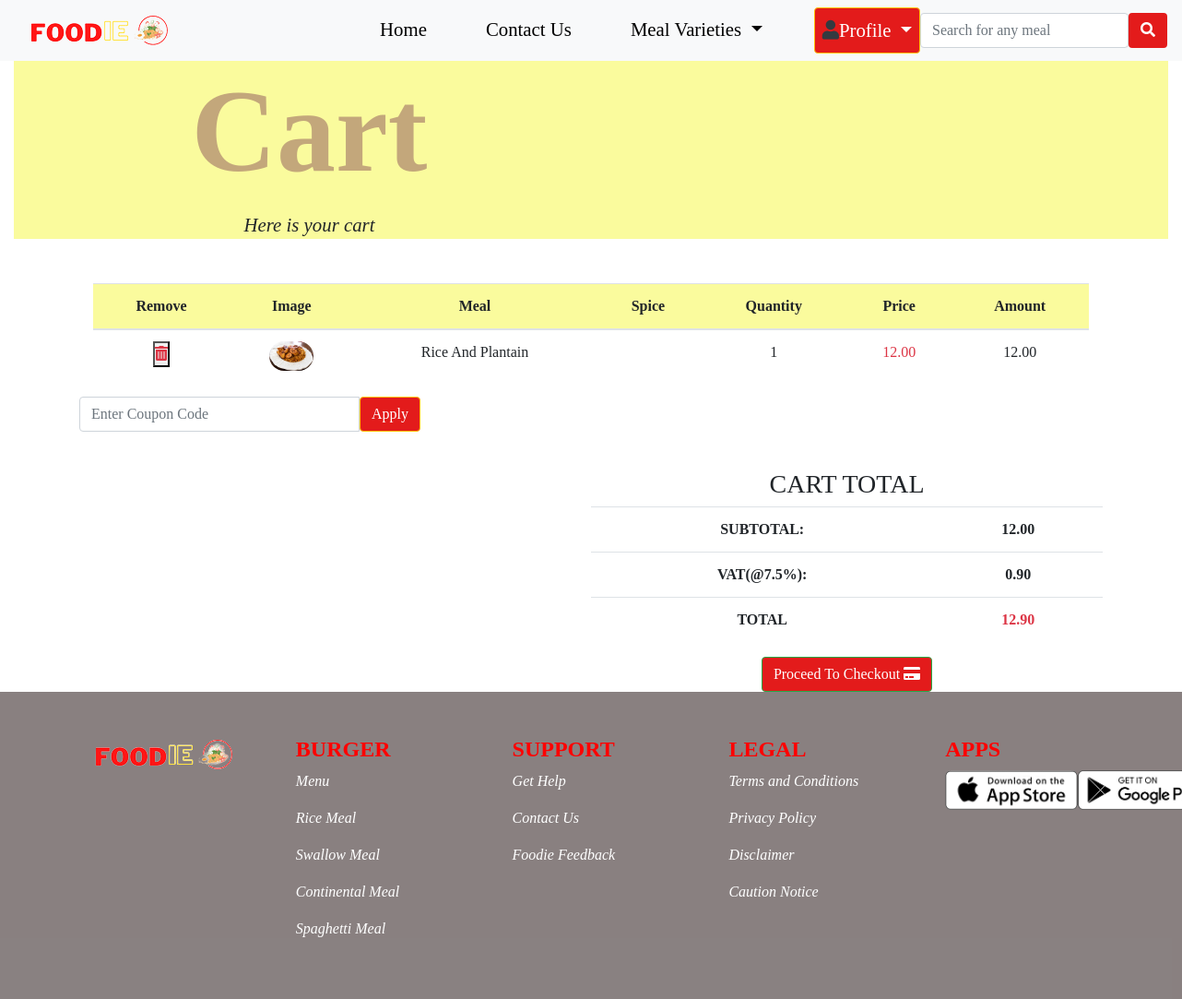
Before: /cart (signed in) with the older database file.
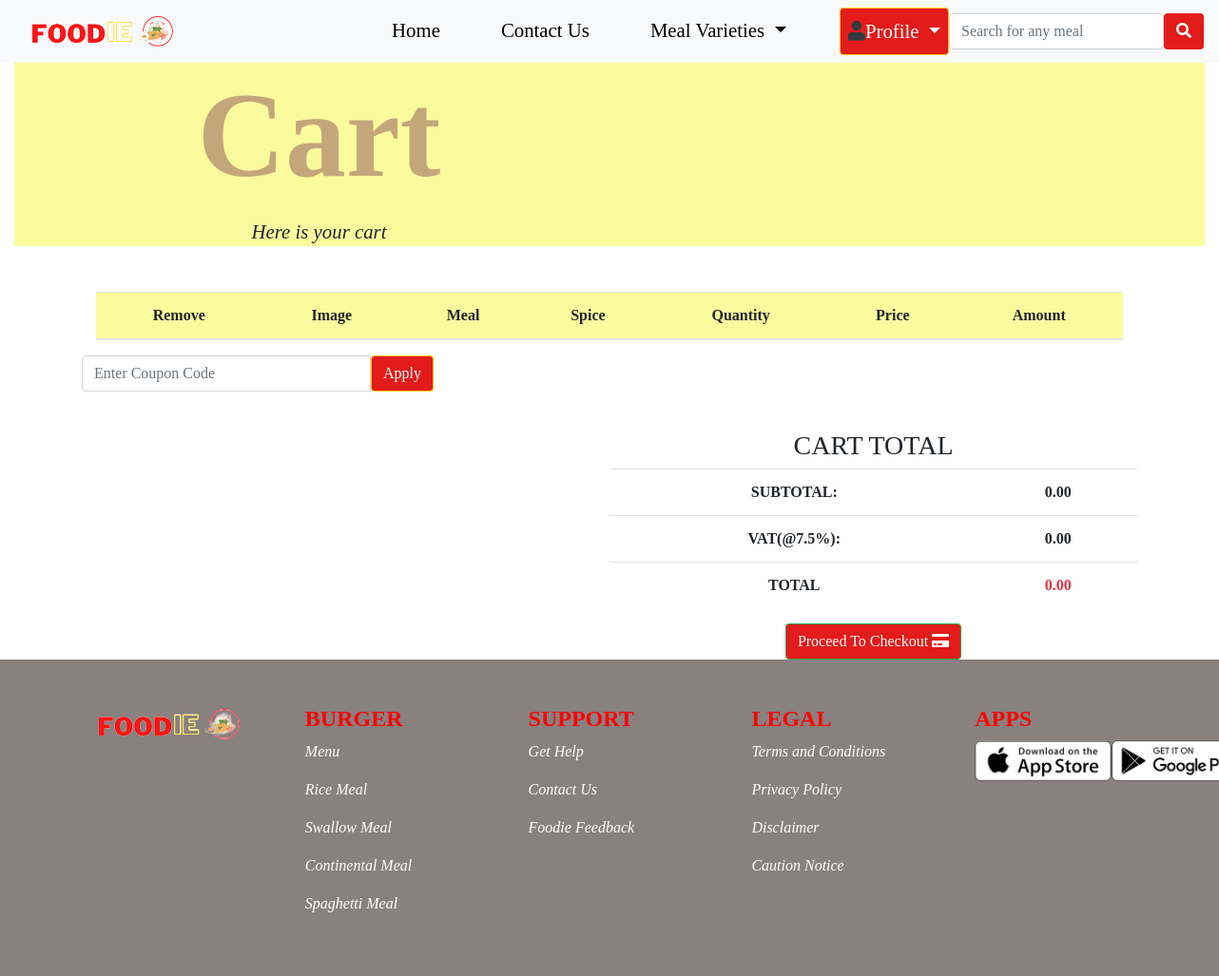
After: the same page with the newer database file.
### shopcart/models.py (models this page shows, shortened)
class Shopcart(models.Model):
    user = models.ForeignKey(User, on_delete=models.CASCADE)
    meal = models.ForeignKey(Meal, on_delete=models.CASCADE)
    quantity = models.IntegerField()
    how_spicey = models.CharField(max_length=50)
    order_no = models.CharField(max_length=50)
    item_paid = models.BooleanField(default=False)
    class Meta:
        db_table = 'shopcart'
        managed = True
        verbose_name = 'Shopcart'
        verbose_name_plural = 'Shopcarts'

### foodie/models.py (models this page shows, shortened)
class Meal(models.Model):
    variety = models.ForeignKey(Variety, on_delete=models.CASCADE)
    meal = models.CharField(max_length=100)
    slug = models.SlugField(unique=True, null=False)
    image = models.ImageField(upload_to='meal', default= 'meal.jpg')
    spicy = models.CharField(max_length=100)
    time = models.CharField(max_length=50)
    price = models.IntegerField()
    discount = models.FloatField()
    min_order = models.IntegerField(default=1)
    max_order = models.IntegerField(default=20)
    breakfast = models.BooleanField()
    lunch = models.BooleanField()
    dinner = models.BooleanField()
    display = models.BooleanField(default=False)
    created = models.DateTimeField(auto_now_add=True)
    updated = models.DateTimeField(auto_now=True)
    class Meta:
        db_table = 'meal'
        managed = True
        verbose_name = 'Meal'
        verbose_name_plural = 'Meals'

### foodie/views.py (the view)
# urls.py: path('cart', views.cart, name='cart'),
@login_required(login_url='signin')
def cart(request):
    cart =Shopcart.objects.filter(user__username=request.user.username, item_paid=False)
    total = 0
    var = 0
    subtotal = 0
    for item in cart:
        if item.meal.discount:
            subtotal += item.meal.discount * item.quantity
        else:
            subtotal += item.meal.price * item.quantity
    var = 0.075 * subtotal # please note that, vat is at 7.5% of the subtotal, that is 75/100 * subtotal
    total = var + subtotal   # Please note, Addition of vat and subtotal gives the total value to be charged
    context = {
        'cart':cart,
        'subtotal':subtotal,
        'var':var,
        'total':total,    }
    return render(request, 'cart.html',context)

### foodie/context_processor.py (called while the page is built)
def dropdown(request):
    varieties = Variety.objects.all()
    context = {
    'varieties':varieties
    }
    return context

def cartread(request):
    cart = Shopcart.objects.filter(user__username=request.user.username, item_paid=False)
    cartcount = 0
    for item in cart:
        cartcount += item.quantity
    context = {
        'cartcount':cartcount,
    }
    return context

### foodie/templatetags/sample_tags.py (called while the page is built)
@register.simple_tag
def intralink(link, section):
    return reverse(link) + '#' + section

### foodie/templates/cart.html (shortened to what the changed rows need)
{% extends 'base.html' %}
{% load static %}
{% load humanize %}
{% load mathfilters %}
{% block content %}
<div class="container-fluid text-center" id="cartbb">
        <div class="container mt-5">
            <div class="container">
                <table class="table">
                  <thead class="">
                    <tr id="tablerow">
                        <th scope="col">Remove</th>
                        <th scope="col">Image</th>
                        <th scope="col">Meal</th>
                        <th scope="col">Spice</th>
                        <th scope="col">Quantity</th>
                        <th scope="col">Price</th>
                        <th scope="col">Amount</th>
                    </tr>
                  </thead>
                    <tbody>
                        {% if cart %}
                            {% for item in cart %}
                                <tr>
                                    <td scope="row" >
                                        <form action="{% url 'remove_item' %}" method="POST">
                                            <button type="submit"><i class="fas fa-trash-alt text-danger" style="cursor: pointer;"></i></button>
                                        </form>
                                    </td>
                                    <td><img src="{{item.meal.image.url}}" style="width: 3rem; border-radius: 5rem;"></td>
                                    <td>{{item.meal.meal}}</td>
                                    <td>{{item.how_spicey}}</td>
                                    <td>{{item.quantity}}</td>
                                    <td>
                                        {% if item.meal.discount %}
                                            <span class="text-danger">{{item.meal.discount|floatformat:2|intcomma}}</span>
                                        {% else %}
                                            <span>{{item.meal.price|floatformat:2|intcomma}}</span>
                                        {% endif %}
                                    </td>
                                    <td>
                                        {% if item.meal.discount %}
                                            <span class="">{{item.meal.discount|mul:item.quantity|floatformat:2|intcomma}}</span>
                                        {% else %}
                                            <span>{{item.meal.price|mul:item.quantity|floatformat:2|intcomma}}</span>
                                        {% endif %}
                                    </td>
                                </tr>
                            {% endfor %}
                        {% endif %}
                    </tbody>
                </table>
            </div>
        </div>
        <div class="container">
            <div class="cart-total">
                <div>
                    <table class="table">
                        <tbody>
                        <tr>
                            <td><b>{{subtotal|floatformat:2|intcomma}}</b></td>
                        </tr>
                        <tr>
                            <td scope="row"><b>{{var|floatformat:2|intcomma}}</b></td>
                        </tr>
                        <tr>
                            <td scope="row" class="text-danger"><b>{{total|floatformat:2|intcomma}}</b></td>
                        </tr>
                        </tbody>
                    </table>
                </div>
            </div>
        </div>
    </div>
{% endblock content %}

Changed rows visible on the page:
no longer on this page (row edited): Shopcart: meal.image (picture), meal.meal "Rice And Plantain", quantity "1", meal.discount "12.00", meal.discount|mul "12.00"
Other visible differences:
{{ subtotal|floatformat:2|intcomma }}: "12.00" → "0.00"
{{ var|floatformat:2|intcomma }}: "0.90" → "0.00"
{{ total|floatformat:2|intcomma }}: "12.90" → "0.00"
